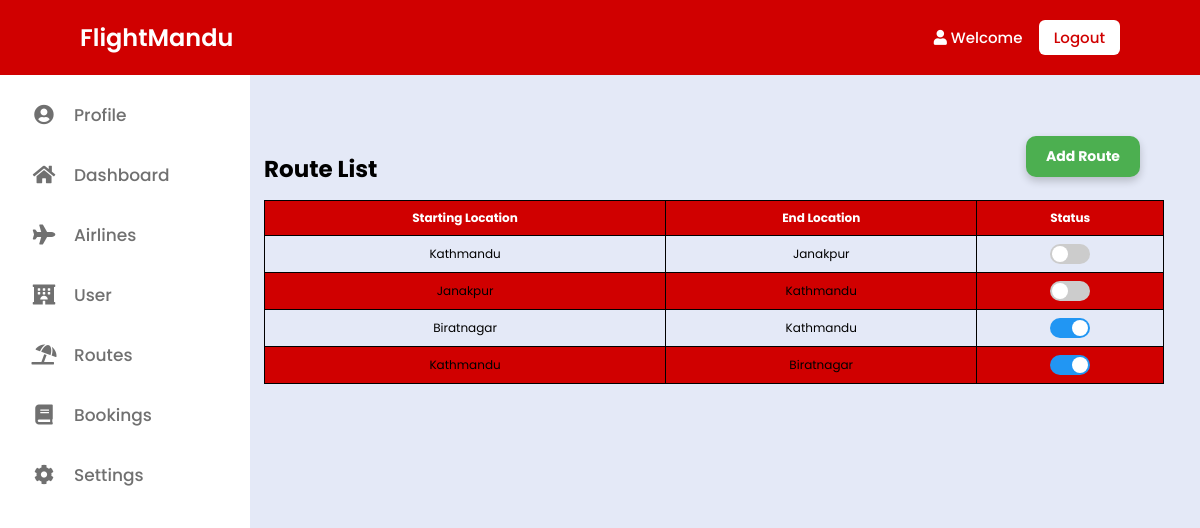
Page /routelist/ (signed in) on the committed database.
### flightmandu/models.py (models this page shows, shortened)
class Route(models.Model):
    start_location = models.CharField(max_length=100)
    end_location = models.CharField(max_length=100)
    is_active = models.BooleanField(default=True)

### flightmandu/views.py (the view)
# urls.py: path('routelist/', views.routelist, name='routelist'),
def routelist(request):
    if request.user.is_authenticated:
        routes = Route.objects.all()
        return render(request, 'admin/routelist.html', {'routes': routes})
    else:
        return redirect('adminlogin')

### templates/admin/routelist.html (shortened to what this page needs)
{% extends 'base.html' %}
{% load static %}
{% block content %}
<!DOCTYPE html>
<html lang="en">
<head>
</head>
<body>
<div style="position: absolute; top: 19%; left: 22%; text-align: center; font-family: 'Poppins', sans-serif; font-size: 23px; font-weight: bold;">Route List</div>
<a href="{% url 'addroute' %}" style="position: absolute; top: 17%; right: 5%; text-decoration: none;">
    <button style="font-family: 'Poppins', sans-serif; font-size: 14px; font-weight: bold; padding: 10px 20px; border-radius: 10px; background-color: #4CAF50; color: white; border: none; cursor: pointer; box-shadow: 0 4px 8px rgba(0, 0, 0, 0.2); transition: 0.3s;">Add Route</button>
</a>
<table>
    <thead>
    <tr>
        <th>Starting Location</th>
        <th>End Location</th>
        <th>Status</th>
    </tr>
    </thead>
    <tbody>
    {% for route in routes %}
    <tr>
        <td>{{ route.start_location }}</td>
        <td>{{ route.end_location }}</td>
        <td>
            <label class="switch">
                <span class="slider"></span>
            </label>
        </td>
    </tr>
    {% endfor %}
    </tbody>
</table>
{% include 'adminbase.html' %}
</body>
</html>
{% endblock %}

### static/css/style.css (style rules this page uses)
* { margin: 0; padding: 0; box-sizing: border-box; text-decoration: none; }
html { scroll-behavior: smooth; }

### static/css/menubar.css (style rules this page uses)
* { margin: 0; padding: 0; box-sizing: border-box; font-family: 'Poppins', sans-serif; }
:root { --body-color: #E4E9F7; --sidebar-color: #FFF; --primary-color: #d00000; --primary-color-light: #F6F5FF; --toggle-color: #DDD; --text-color: #707070; --tran-03: all 0.2s ease; --tran-03: all 0.3s ease; --tran-04: all 0.3s ease; --tran-05: all 0.3s ease; }
body { min-height: 100vh; background-color: var(--body-color); transition: var(--tran-05); }
.switch::before { content: ''; position: absolute; height: 15px; width: 15px; border-radius: 50%; top: 50%; left: 5px; transform: translateY(-50%); background-color: var(--sidebar-color); transition: var(--tran-04); }

### templates/admin/routelist.html (style rules this page uses)
table { width: 75%; position: absolute; top: 25%; left: 22%; border-collapse: collapse; }
th, td { padding: 8px; text-align: center; color: white; font-family: 'Poppins', sans-serif; border: 1.5px solid black; font-size: 12px; }
th { background-color: #d00000; }
td { color: black; }
tr:nth-child(even) { background-color: #d00000; }
.switch { position: relative; display: inline-block; width: 40px; height: 20px; }
.slider { position: absolute; cursor: pointer; top: 0; left: 0; right: 0; bottom: 0; background-color: #ccc; -webkit-transition: .4s; transition: .4s; border-radius: 20px; }
.slider:before { position: absolute; content: ""; height: 16px; width: 16px; left: 2px; bottom: 2px; background-color: white; -webkit-transition: .4s; transition: .4s; border-radius: 50%; }
input:checked + .slider { background-color: #2196F3; }
input:checked + .slider:before { -webkit-transform: translateX(20px); -ms-transform: translateX(20px); transform: translateX(20px); }

### rows in the picture
Route: start_location "Kathmandu", end_location "Janakpur"
Route: start_location "Janakpur", end_location "Kathmandu"
Route: start_location "Biratnagar", end_location "Kathmandu"
Route: start_location "Kathmandu", end_location "Biratnagar"
